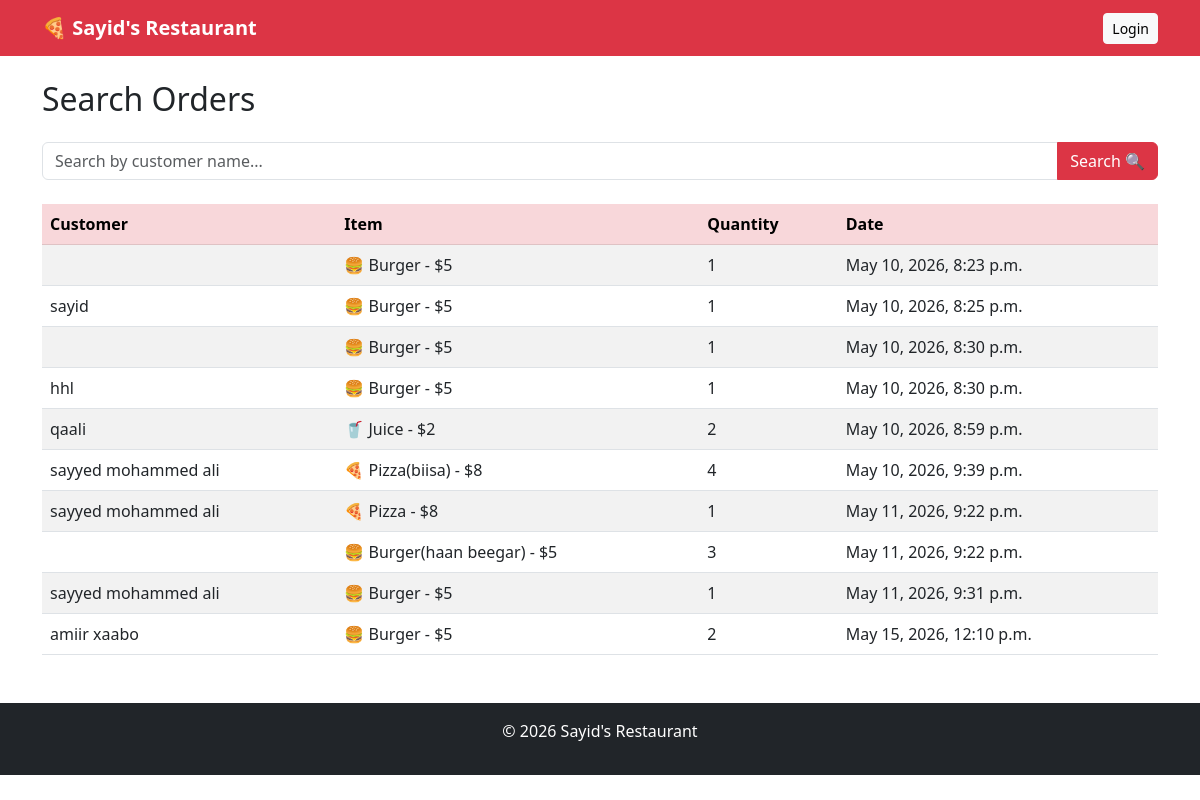
The app's page /search/ with its own data.
### menu/models.py (models this page shows, shortened)
class Order(models.Model):
    customer_name = models.CharField(max_length=100)
    item = models.CharField(max_length=100)
    quantity = models.IntegerField(default=1)
    date = models.DateTimeField(auto_now_add=True)

### menu/views.py (the view)
# urls.py: path('search/', views.search, name='search'),
def search(request):
    query = request.GET.get('q', '')
    results = Order.objects.filter(customer_name__icontains=query)
    return render(request, 'menu/search.html', {
        'results': results,
        'query': query
    })

### menu/templates/menu/search.html (shortened to what this page needs)
{% extends 'base.html' %}
{% block content %}
<h2 class="mb-4">Search Orders</h2>
<form method="GET" action="/search/">
    <div class="input-group mb-4">
        <input type="text"
               class="form-control"
               name="q"
               placeholder="Search by customer name..."
               value="{{ query }}">
        <button class="btn btn-danger" type="submit">
            Search 🔍
        </button>
    </div>
</form>
{% if results %}
    <table class="table table-striped">
        <thead class="table-danger">
            <tr>
                <th>Customer</th>
                <th>Item</th>
                <th>Quantity</th>
                <th>Date</th>
            </tr>
        </thead>
        <tbody>
            {% for order in results %}
            <tr>
                <td>{{ order.customer_name }}</td>
                <td>{{ order.item }}</td>
                <td>{{ order.quantity }}</td>
                <td>{{ order.date }}</td>
            </tr>
            {% endfor %}
        </tbody>
    </table>
{% else %}
    <p class="text-muted">No orders found for "{{ query }}"</p>
{% endif %}
{% endblock %}

### records on screen
Order: item "🍔 Burger - $5", quantity "1", date "May 10, 2026, 8:23 p.m."
Order: customer_name "sayid", item "🍔 Burger - $5", quantity "1", date "May 10, 2026, 8:25 p.m."
Order: item "🍔 Burger - $5", quantity "1", date "May 10, 2026, 8:30 p.m."
Order: customer_name "hhl", item "🍔 Burger - $5", quantity "1", date "May 10, 2026, 8:30 p.m."
Order: customer_name "qaali", item "🥤 Juice - $2", quantity "2", date "May 10, 2026, 8:59 p.m."
Order: customer_name "sayyed mohammed ali", item "🍕 Pizza(biisa) - $8", quantity "4", date "May 10, 2026, 9:39 p.m."
Order: customer_name "sayyed mohammed ali", item "🍕 Pizza - $8", quantity "1", date "May 11, 2026, 9:22 p.m."
Order: item "🍔 Burger(haan beegar) - $5", quantity "3", date "May 11, 2026, 9:22 p.m."
Order: customer_name "sayyed mohammed ali", item "🍔 Burger - $5", quantity "1", date "May 11, 2026, 9:31 p.m."
Order: customer_name "amiir xaabo", item "🍔 Burger - $5", quantity "2", date "May 15, 2026, 12:10 p.m."
